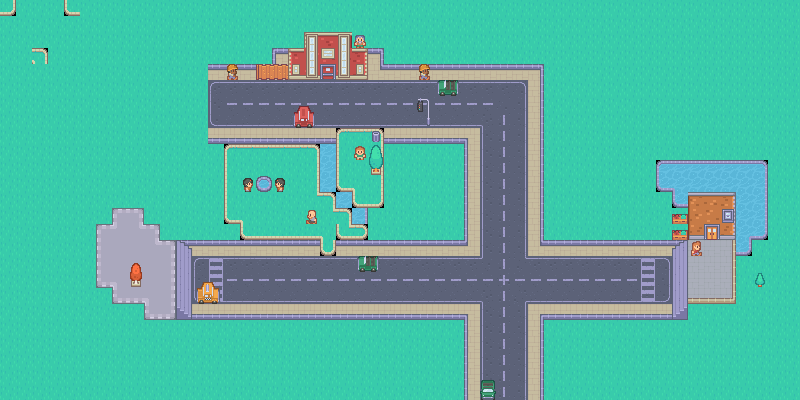

A level layout from a 2D game, rendered from its tile map. Below: a short description, then the map file with tile-grid data replaced by summaries:
An orthogonal 50x25 tile map with 16x16 px tiles, 5 tile layers (background, cars, persons, trees, ...) and 9 objects (road, redhouse, orangehouse, first tile, second tile, ...).

<map version="1.4" tiledversion="1.4.2" orientation="orthogonal" renderorder="right-up" width="50" height="25" tilewidth="16" tileheight="16" infinite="0" nextlayerid="9" nextobjectid="13">
 <tileset firstgid="1" source="urban_rpg.tsx" />
 <layer id="1" name="background" width="50" height="25">
  <data>[1250 cells, 1250 non-empty, 85 distinct tile ids]</data>
 </layer>
 <layer id="2" name="cars" width="50" height="25">
  <data>[1250 cells, 22 non-empty, 19 distinct tile ids]</data>
 </layer>
 <layer id="3" name="persons" width="50" height="25">
  <data>[1250 cells, 1 non-empty, 1 distinct tile ids]</data>
 </layer>
 <layer id="4" name="trees" width="50" height="25">
  <data>[1250 cells, 2 non-empty, 2 distinct tile ids]</data>
 </layer>
 <layer id="5" name="props" width="50" height="25">
  <data>[1250 cells, 83 non-empty, 34 distinct tile ids]</data>
 </layer>
 <objectgroup id="6" name="roadpoly">
  <object id="1" name="road" x="210.31" y="83.0854">
   <polygon points="0,0 317.629,-0.865473 318.494,174.826 461.297,174.826 461.297,220.696 315.898,220.696 316.763,318.494 270.028,316.763 270.893,221.561 -18.1749,221.561 -16.444,173.96 271.759,173.96 269.162,45.8701 -0.865473,45.0046" />
  </object>
 </objectgroup>
 <objectgroup id="7" name="doors">
  <object id="2" name="redhouse" x="327.01" y="72.6997">
   <point />
  </object>
  <object id="3" name="orangehouse" x="711.419" y="234.543">
   <point />
  </object>
 </objectgroup>
 <objectgroup id="8" name="test">
  <object id="7" name="first tile" x="0" y="0">
   <point />
  </object>
  <object id="8" name="second tile" x="32" y="32">
   <point />
  </object>
  <object id="9" name="third tile" x="48" y="48">
   <point />
  </object>
  <object id="10" name="testpoly" x="0" y="0">
   <polygon points="16,16 63.9789,15.8182 39.6812,48.0635" />
  </object>
  <object id="11" name="testrect" x="63.6364" y="18" width="29.9091" height="29.5455" />
  <object id="12" name="testcircle" x="17.2727" y="51.0909" width="30.5455" height="18.9091">
   <ellipse />
  </object>
 </objectgroup>
</map>
